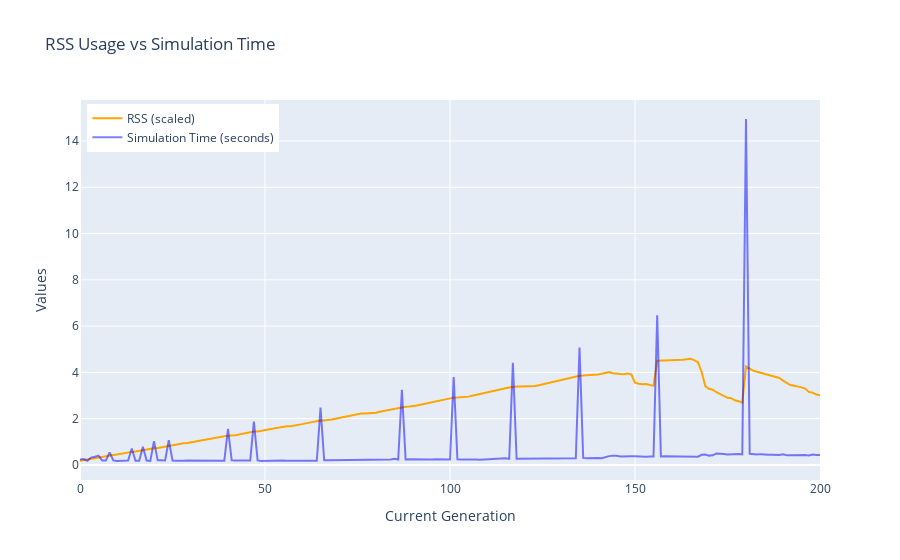

The notebook cell this image was saved under:
### Code cell
import plotly.graph_objects as go

# Assuming df is a pandas DataFrame
fig = go.Figure()

# Add RSS (scaled) plot
fig.add_trace(
    go.Scatter(
        x=df["current_gen"],
        y=df["RSS"] / (1024 ** 1) / 10**5.9,
        mode='lines',
        name='RSS (scaled)',
        line=dict(color='orange')
    )
)

# Add Simulation Time plot
fig.add_trace(
    go.Scatter(
        x=df["current_gen"],
        y=df["sim_time"],
        mode='lines',
        name='Simulation Time (seconds)',
        line=dict(color='blue'),
        opacity=0.5
    )
)

# Update layout
fig.update_layout(
    title='RSS Usage vs Simulation Time',
    xaxis_title='Current Generation',
    yaxis_title='Values',
    legend=dict(x=0.01, y=0.99),  # Place legend top-left
)

# Show the plot
fig.show()

### Figure 1 — Plotly figure (JSON) as saved in the notebook; plotly's stock layout.template omitted (floating-point values rounded to 4 significant figures; data arrays with more than 128 entries replaced by an {"elided": "..."} marker saying what was removed)
{"data": [{"line": {"color": "orange"}, "mode": "lines", "name": "RSS (scaled)", "type": "scatter", "x": {"elided": "201 int values"}, "y": {"elided": "201 float values"}}, {"line": {"color": "blue"}, "mode": "lines", "name": "Simulation Time (seconds)", "opacity": 0.5, "type": "scatter", "x": {"elided": "201 int values"}, "y": {"elided": "201 float values"}}], "layout": {"legend": {"x": 0.01, "y": 0.99}, "title": {"text": "RSS Usage vs Simulation Time"}, "xaxis": {"title": {"text": "Current Generation"}}, "yaxis": {"title": {"text": "Values"}}}}
